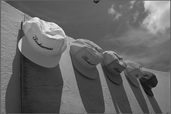
#> input picture cap.bmp, 171 x 114 px, shrunk from 768 x 512 before the run
$ jupyter execute --allow-errors 'ADIPCV - A1.ipynb'   (shell and % lines are left out)   (Python 2 division)
#> lines starting #> are read from the running program, lines starting #| are printed output that depends on the picture; long printed decimals are rounded
# Assignment 1 - Image Processing Primer

[cell 1]
%pylab inline

import cv2
import numpy as np
import time as t

# Helper function
def swap_and_show(img):
    """ Swaps the color from BGR to RGB mode, for transfer
    of image from cv2 to pylab domain """
    img = cv2.cvtColor(img, cv2.COLOR_BGR2RGB)
    return img

## 1. Reading & Displaying Images

[cell 2]
cap_img = cv2.imread("cap.bmp", cv2.IMREAD_COLOR)
#> cap_img is the input picture: shape (114, 171, 3); min 14, max 238, mean 101
lego_img = cv2.imread("lego.tif", cv2.IMREAD_COLOR)
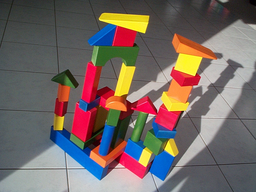
#> input picture lego.tif, 256 x 192 px, shrunk from 1152 x 864 before the run
#> lego_img is the input picture: shape (192, 256, 3); mean B, G, R 100.8, 104.9, 117.4

cap_img.shape
figure()
imshow(swap_and_show(cap_img))
figure()
imshow(swap_and_show(lego_img))

## 2. RGB to Grayscale Conversion & Display

[cell 3]
def rgb2gray(img):
    gray = np.mean(img, axis=2)
    pgray = np.array(gray, dtype=np.uint8)
    return gray

gray_cap_img = rgb2gray(cap_img)
gray_lego_img = rgb2gray(lego_img)

figure()
imshow(gray_cap_img, cmap='gray_r')
figure()
imshow(gray_lego_img, cmap='gray')

## 3. Addition of Gaussian Noise, Median & Mean Filtering

[cell 4]
import pdb
def noised_image(clean_img, stddev):
#> called with stddev = 99
    noise = np.zeros(clean_img.shape)
    cv2.randn(noise, (0), (stddev))
    noised_img = noise + clean_img
    noised_img = np.array(noised_img, dtype=np.uint8)
    return noised_img

def mean_filter(img):
    # Return
    nrows, ncols = img.shape
#> nrows = 114; ncols = 171
    filtered_image = img
    for row in xrange(1,nrows-1):
        for col in xrange(1,ncols-1):
            filtered_image[row, col] = np.mean(img[row-1:row+2, col-1:col+2])
    filtered_image = np.array(filtered_image, dtype=np.uint8)
    return filtered_image

def median_filter(img):
    # Return
    nrows, ncols = img.shape
#> nrows = 114; ncols = 171
    filtered_image = img
    for row in xrange(1,nrows-1):
        for col in xrange(1,ncols-1):
            roi = img[row-1:row+2, col-1:col+2]
            filtered_image[row, col] = np.sort(roi.ravel())[4]
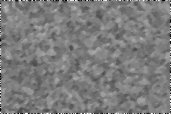
#> filtered_image: shape (114, 171); min 0, max 255, mean 124.2
    return filtered_image

[cell 5]
# You can change the value here, and press Shift+Enter to re-run the code
stddev = 99

# Adding noise to the images
noisy_cap_img = noised_image(gray_cap_img, stddev)
noisy_lego_img = noised_image(gray_lego_img, stddev)

# Denoise the images
denoised_cap_img_mean = mean_filter(noisy_cap_img)
denoised_cap_img_median = median_filter(noisy_cap_img)

denoised_lego_img_mean = mean_filter(noisy_lego_img)
denoised_lego_img_median = median_filter(noisy_lego_img)
#> after the loop in median_filter (call 2), `for row in xrange(1,nrows-1):`:
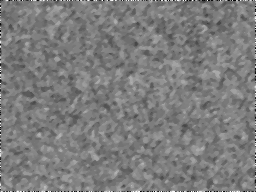
#> filtered_image: shape (192, 256); min 0, max 255, mean 124.2

# Show Original images
figure()
title('Original Cap image')
imshow(gray_cap_img, cmap='gray')
figure()
title('Original Lego image')
imshow(gray_lego_img, cmap='gray')

# Show noisy images
figure()
title('Noisy Cap image')
imshow(noisy_cap_img, cmap='gray')
figure()
title('Noisy Lego image')
imshow(noisy_lego_img, cmap='gray')

# Show denoised images
figure()
title('Denoised Cap image using Mean filter')
imshow(denoised_cap_img_mean, cmap='gray')
figure()
title('Denoised Cap image using Median filter')
imshow(denoised_cap_img_median, cmap='gray')
figure()
title('Denoised Lego image using Mean filter')
imshow(denoised_lego_img_mean, cmap='gray')
figure()
title('Denoised Lego image using Median filter')
imshow(denoised_lego_img_median, cmap='gray')

## 4. PSNR v Standard Deviation of Noise

[cell 6]
def PSNR(I, K):
    I_max = np.max(I.ravel())
    MSE = np.linalg.norm(I - K) / (I.shape[0] * I.shape[1])
    return 20*np.log10(I_max) - 10*np.log10(MSE)

list_stddev = np.array([10, 20, 30, 40, 50])
psnr_mean, psnr_median = np.zeros(5), np.zeros(5)

#> (the rest of this cell did not finish here and is left out)

## 5. Edge Pixel Detection using LoG operator

[cell 7]
import math

L = np.array([[0, 1, 0], [1, -4, 1], [0, 1, 0]])
def gaussian_filt(std):
#> called with std = 1
    G = np.zeros((3,3))

    for i in xrange(3):
        for j in xrange(3):
           G[i, j] = (1/2.0*math.pi*std**2)*np.exp(-((i-1)**2+(j-1)**2)/(2.0*std**2));
    G = G / np.sum(G)
    return G

# Build a Gaussian filter of std 1
G = gaussian_filt(1)
intermediate_img = cv2.filter2D(gray_cap_img, -1, G)

output_img = cv2.filter2D(intermediate_img, -1, L)
figure()
title('LoG filtered image')
imshow(output_img, cmap='gray')

# Detecting zero crossings
edge_map = (output_img >= 5)
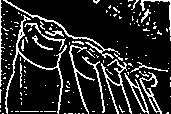
#> edge_map: shape (114, 171) bool; 15.7% white in thin lines or dots
figure()
title('Zero crossing detector, by thresholding image at intensity level: 5')
imshow(edge_map, cmap='gray')

## 6. DCT & IDCT

[cell 8]
def dct_2D(x):
    M, N = x.shape
    W_M, W_N = np.zeros((M, M)), np.zeros((N, N))
    for i in xrange(M):
        for k in xrange(M):
            W_M[i, k] = np.cos(math.pi*(i+0.5)*k/M)
    W_M /= M
    for i in xrange(N):
        for k in xrange(N):
            W_N[i, k] = np.cos(math.pi*(i+0.5)*k/N)
    W_N /= N
    X = np.dot(W_M, x)
    X = np.dot(X, W_N)
    return X

def idct_2D(X):
    M, N = X.shape
    W_M, W_N = np.zeros((M, M)), np.zeros((N, N))
    for i in xrange(M):
        for k in xrange(M):
            W_M[i, k] = np.cos(math.pi*(i+0.5)*k/M)
    W_M /= M
    for i in xrange(N):
        for k in xrange(N):
            W_N[i, k] = np.cos(math.pi*(i+0.5)*k/N)
    W_N /= N
    W_M_inv = np.linalg.inv(W_M)
    W_N_inv = np.linalg.inv(W_N)

    x = np.dot(W_M_inv, X)
    x = np.dot(x, W_N_inv)

    return x

# Conduct chunking of the image into 8X8 blocks
nrows, ncols = gray_cap_img.shape
#> nrows = 114; ncols = 171

del_rows, del_cols = 0, 0
if nrows % 8 != 0:
    del_rows = 8 - nrows%8
#> del_rows = 6
if ncols % 8 != 0:
    del_cols = 8 - ncols%8
#> del_cols = 5

img = np.lib.pad(gray_cap_img, (del_rows, del_cols), 'constant', constant_values=(0, 0))
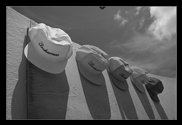
#> img: shape (125, 182) float64; min 0, max 238, mean 86.5

nrow_chunks, ncol_chunks = (nrows+del_rows)/8, (ncols+del_cols)/8
#> nrow_chunks = 15; ncol_chunks = 22

low_thresh, mid_thresh, high_thresh = -256*8, -256*8, -256*8
mask_array_low, mask_array_high, mask_array_mid = np.zeros((8,8)), np.zeros((8,8)), np.zeros((8,8))

overall, raw = np.zeros(img.shape), np.zeros(img.shape)

for i in xrange(8):
    for k in xrange(8):
        if (i+k) < 6:
            mask_array_low[i, k] = 1
        elif (i+k) < 10:
            mask_array_mid[i, k] = 1
        else:
            mask_array_high[i, k] = 1

#> (the rest of this cell did not finish here and is left out)

## 7. Harris Corner Detection Algorithm

[cell 9]
# Set the threshold here.
threshold = 5000
#> threshold = 5000

# Following algorithm from http://www.cse.psu.edu/~rtc12/CSE486/lecture06.pdf

kernel_dx = np.array([[-1, 0, 1], [-1, 0, 1], [-1, 0, 1]])
kernel_dy = np.array([[-1, -1, -1], [0, 0, 0], [1, 1, 1]])

# Computing derivatives
I_x = cv2.filter2D(gray_lego_img, -1, kernel_dx)
I_y = cv2.filter2D(gray_lego_img, -1, kernel_dy)

# Computing products of the derivatives
I_x2 = I_x * I_x
I_y2 = I_y * I_y
I_xy = I_x * I_y

# After this, for choosing 'w', we can choose either all 1s or some custom function.
# Here, we choose Gaussian weighted kernel coefficients
w = gaussian_filt(1)

# Elements of the H matrix formed for every pixel
S_x2 = cv2.filter2D(I_x2, -1, w)
S_xy = cv2.filter2D(I_xy, -1, w)
S_y2 = cv2.filter2D(I_y2, -1, w)

# Using Noble's corner measure here: https://en.wikipedia.org/wiki/Corner_detection#The_Harris_.26_Stephens_.2F_Plessey_.2F_Shi.E2.80.93Tomasi_corner_detection_algorithms
eps = np.finfo(np.float32).eps
det_H = S_x2 * S_y2 - S_xy * S_xy
trace_H = S_x2 + S_y2
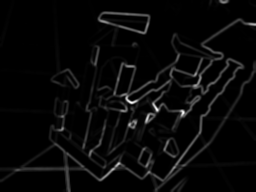
#> trace_H: shape (192, 256) float64; min 0.244, max 141822.7, mean 5009.1; drawn with min black and max white

Mc = 2 * det_H / (trace_H + eps)
print "Range of Mc is {} - {}".format(Mc.min(), Mc.max())
#| Range of Mc is 0.03099 - 58464.863

# Test for thresholds, and plot them.
row_idx, col_idx = np.where(Mc > threshold)
#> row_idx = 990 values from 0 to 191; col_idx = 990 values, max 255 at index 180, min 19 at index 898, mean 148

figure()
imshow(gray_lego_img, cmap='gray')
for idx, _ in enumerate(row_idx):
    scatter([col_idx[idx]], [row_idx[idx]])
show()
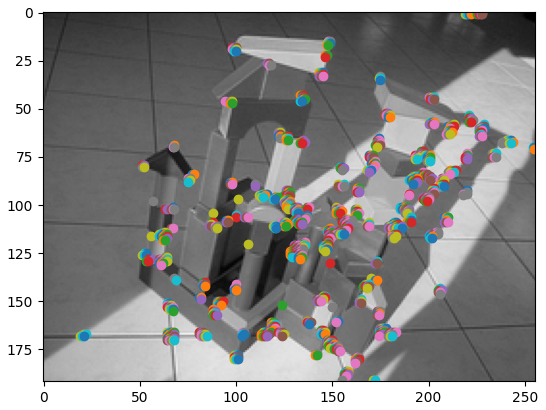
#> figure drawn by matplotlib, 1 panel
